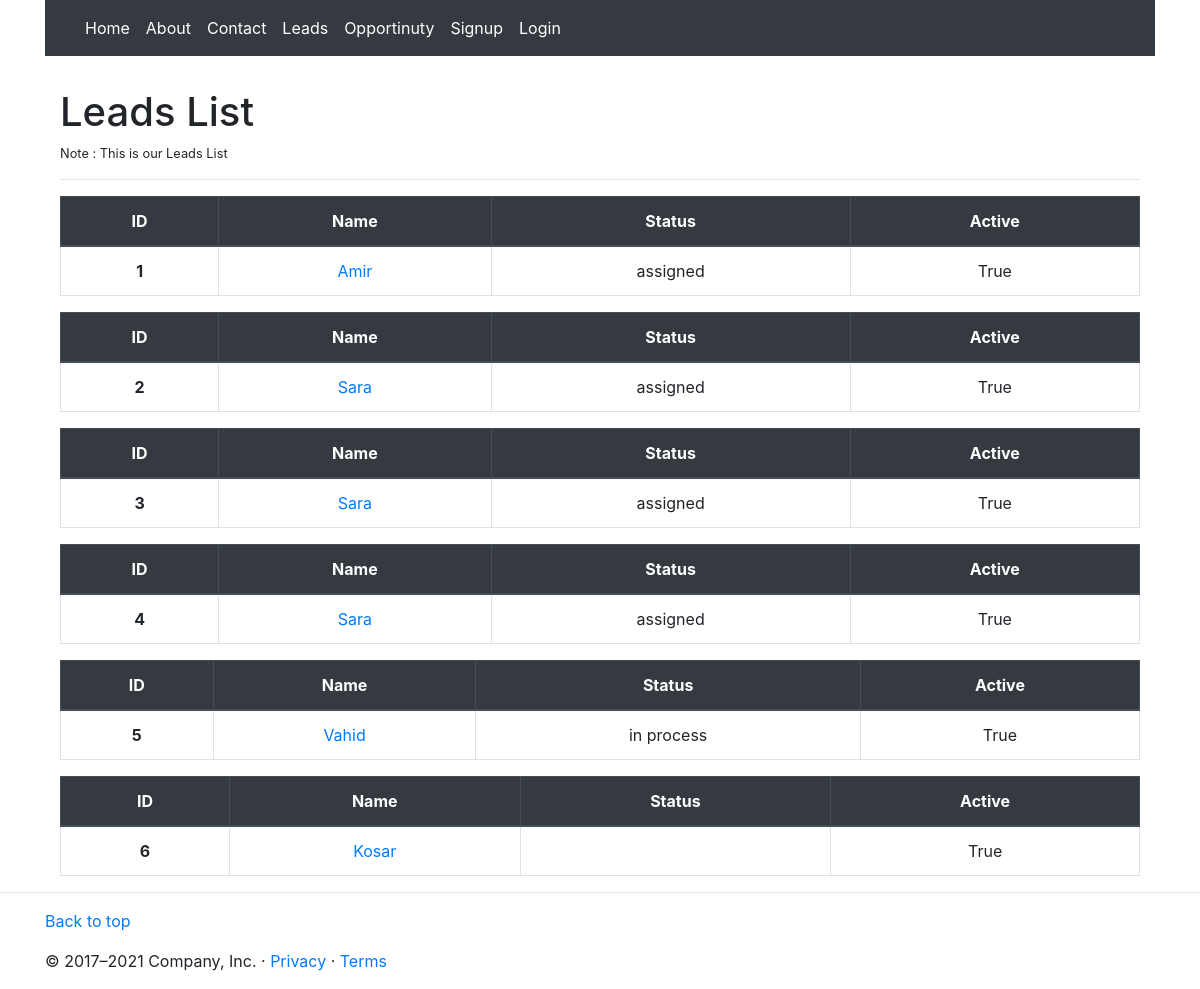
Screenshot of /leads/ with the database file from the repository.
### Lead/models.py (models this page shows, shortened)
class Lead(models.Model):
    name = models.CharField(max_length=200)
    image = models.ImageField(upload_to='images/',default='images/girl.png', blank=True, null=True)
    email = models.EmailField()
    phone = models.CharField(max_length=200,blank=True)
    account = models.ForeignKey(Account, on_delete=models.CASCADE, null=True, blank=True)
    status = models.CharField(max_length=50, choices=LEAD_STATUS)
    source = models.CharField(max_length=50, choices=LEAD_SOURCE)
    address = models.CharField(max_length=50, blank=True)
    website = models.URLField()
    description = models.TextField()
    assigned_to = models.ManyToManyField(User,max_length=100)
    created_to  = models.ForeignKey(User, on_delete=models.CASCADE, related_name='Created', null=True, blank=True)
    created_on = models.DateTimeField(auto_now_add=True)
    is_active = models.BooleanField(default=True)
    enqueryType = models.CharField(max_length=50)

### Lead/views.py (the view)
# urls.py: path('',LeadListView.as_view(), name='list'),
class LeadListView(ListView):
    model = Lead
    context_object_name = 'leads'
    template_name = 'lead/list.html'

### Lead/templates/lead/list.html (shortened to what this page needs)
{% extends 'base.html' %}
{% block content %}
    <div class="container">
    <h1 class="h1 mt-3 pt-3">Leads List </h1>
    <p class="small p">Note : This is our Leads List</p>
    <small><hr></small>
{% for lead in leads %}
<table class="table table-bordered text-center">
    <thead class="thead-dark">
      <tr>
        <th scope="col">ID</th>
        <th scope="col">Name</th>
        <th scope="col">Status</th>
        <th scope="col">Active</th>
      </tr>
    </thead>
    <tbody>
      <tr>
        <th scope="row">{{lead.id}}</th>
        <td><a href="{% url 'lead:detail' lead.pk %}">{{lead.name}}</a></td>
        <td>{{lead.status}}</td>
        <td>{{ lead.is_active }}</td>
      </tr>
    </tbody>
{% endfor %}
</table>
</div>
{% endblock %}

### rows the page displays
Lead: id "1", name "Amir", status "assigned", is_active "True"
Lead: id "2", name "Sara", status "assigned", is_active "True"
Lead: id "3", name "Sara", status "assigned", is_active "True"
Lead: id "4", name "Sara", status "assigned", is_active "True"
Lead: id "5", name "Vahid", status "in process", is_active "True"
Lead: id "6", name "Kosar", is_active "True"
